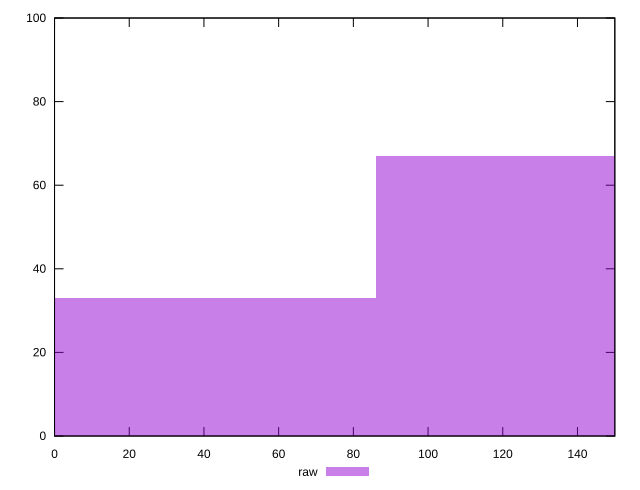

Reproduce this figure in gnuplot.
reset

$raw <<EOF
172.05225976896014 67
0 33
EOF

set key outside below
set boxwidth 172.05225976896014
set xrange [0:150]
set yrange [0:100]
set trange [0:100]
set style fill transparent solid 0.5 noborder
set terminal svg size 640, 490 enhanced background rgb 'white'
set output "reports/report_00033_2021-03-01T14-23-16.841Z/unminified-javascript/samples/astro/raw/histogram.svg"

plot $raw title "raw" with boxes

reset
